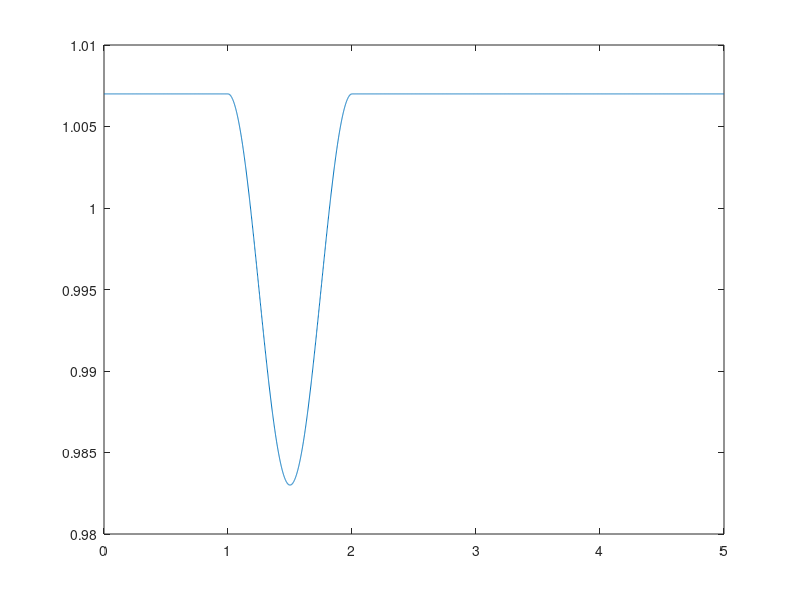

The MATLAB script that drew this image:
%  Function:       create_sinusoid.m
% 
%  Description:    Generate test cases based on Mileusnic et al 2006 JNP.
%                  Create a cosine function for spindle model input,
%                  average length L1 (units: L0), amplitude A (units: L0),
%                  frequency 1Hz. Time step 0.001 s. Time vector length 5s. 
%                  Start point of cosine: 1s. 
% 
%  Date:           03-31-11
%  
%  Author:         Boshuo Wang, boshuowa@usc.edu
% 
%  Output:         triangle.mat, variable name: data
% 
%  Others:   	   .mat file is input for spindle_test_sinusoid.mdl

L1=0.995;   %average length (Mileusnic et al 2006 JNP)
A=0.012;    %amplitude
fs=1;       %frequency
T = 5;      %1 second of data
SAMPLING_RATE=1024;

%dt=0.001
dt = 1/SAMPLING_RATE;
t=linspace(0,T,T/dt+1);


L=ones(size(t))*(L1+A);

tstart=T*0.2;  % 

n_start=tstart/dt+1;n_end=1/fs/dt;
L(n_start:n_start+n_end-1) = L(n_start:n_start+n_end-1)  + A*(cos(2*pi*(0:dt:1-dt))-1);

plot(t,L);

data=[t;L];
save sinusoid.mat data
